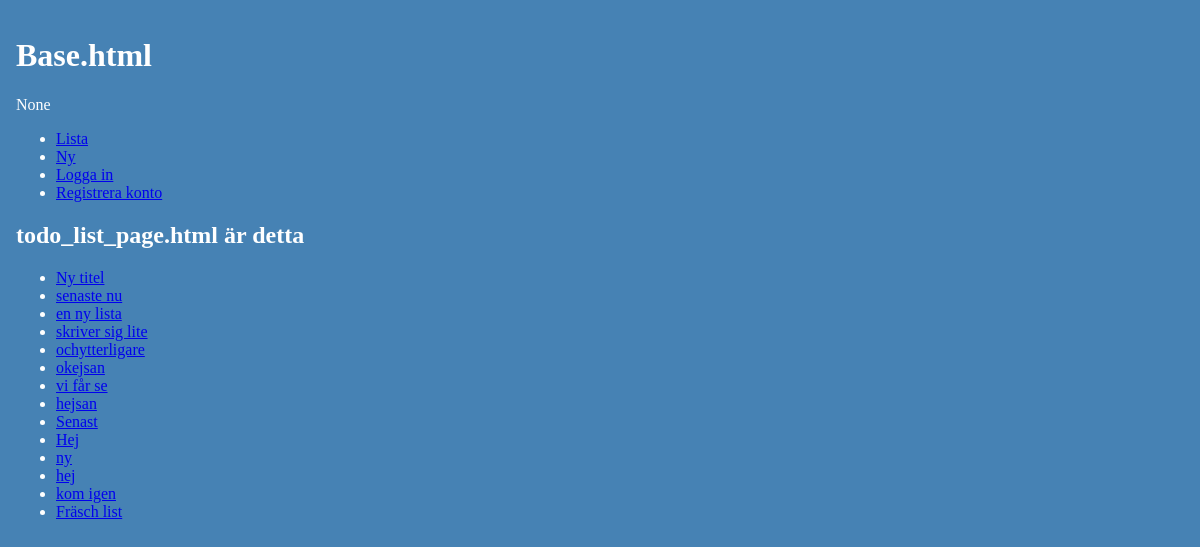
/todos/, run on an earlier commit of the app's database.
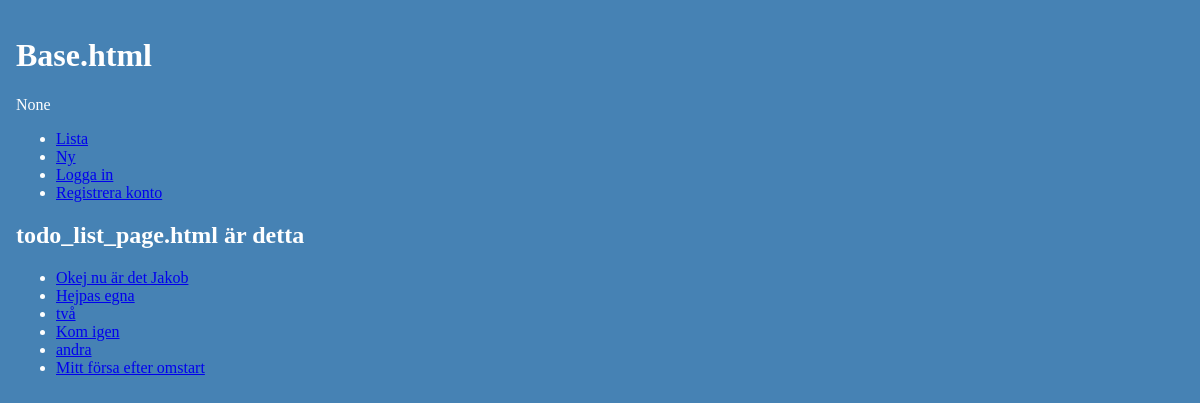
And on a later commit of the database.
### todo/models.py (models this page shows, shortened)
class Todo(models.Model):
    user = models.ForeignKey(User, on_delete=models.CASCADE)
    todo_title = models.CharField(max_length=50, blank=True)
    published_date = models.DateTimeField(default=timezone.now)

### todo/views.py (the view)
# urls.py: path("todos/", views.TodoListView.as_view(), name="todo_list"),
class TodoListView(ListView):
    model = Todo
    template_name = "todo/todo_list_page.html"
    def get_queryset(self):
        return Todo.objects.order_by("-published_date")

### todo/templates/todo/todo_list_page.html
{% extends "todo/base.html" %}
{% block content %}
    <h2>todo_list_page.html är detta</h2>
    <ul>
        {% if todo_list %}
            {% for todo in todo_list %}
            <li>
                <a href="{% url 'todo:todo_detail' todo.id %}">{{todo.todo_title}}</a>
            </li>
            {% endfor %}
        {% else %}
            <h4>Listan är tom</h4>
        {% endif %}
    </ul>
{% endblock %}

### todo/templates/todo/base.html (shortened to what this page needs)
<!DOCTYPE html>
{% load static %}
<html lang="en">
<head>
    <link rel="stylesheet" type="text/css" href="{% static 'todo/style.css' %}">
</head>
<body>
    <h1>Base.html</h1>
    <header>
        {{user.id}}
        <nav>
            <ul>
                <li><a href="{% url 'todo:todo_list' %}">Lista</a></li>
                <li><a href="{% url 'todo:new' %}">Ny</a></li>
                {% if user.is_authenticated %}
                    <li><a href="{% url 'accounts:logout' %}">Logga ut</a></li>
                {% else %}
                    <li><a href="{% url 'accounts:login' %}">Logga in</a></li>
                    <li><a href="{% url 'accounts:signup' %}">Registrera konto</a></li>
                {% endif %}
            </ul>
        </nav>
    </header>
    {% block content %}
    {% endblock %}
</body>
</html>

### todo/static/todo/style.css (style rules this page uses)
body { background-color:#4682b4;color:white;font-size:1rem;padding:.5rem }

What changed in the data, as far as the page shows it:
removed Todo: todo_title "Ny titel"
removed Todo: todo_title "senaste nu"
removed Todo: todo_title "en ny lista"
removed Todo: todo_title "skriver sig lite"
removed Todo: todo_title "ochytterligare"
removed Todo: todo_title "okejsan"
removed Todo: todo_title "vi får se"
removed Todo: todo_title "hejsan"
removed Todo: todo_title "Senast"
removed Todo: todo_title "Hej"
removed Todo: todo_title "ny"
removed Todo: todo_title "hej"
removed Todo: todo_title "kom igen"
removed Todo: todo_title "Fräsch list"
added Todo: todo_title "Okej nu är det Jakob"
added Todo: todo_title "Hejpas egna"
added Todo: todo_title "två"
added Todo: todo_title "Kom igen"
added Todo: todo_title "andra"
added Todo: todo_title "Mitt försa efter omstart"
